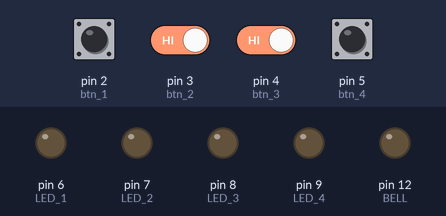
Bench run of a sketch on a simulated Arduino Uno, built with avr-gcc and run on an emulated ATmega328P. On the bench: output pins drawn as LEDs (lit = HIGH). The test bench sets the inputs (shaded band); at power-on: pin 2 (btn_1), pin 3 (btn_2), pin 4 (btn_3), pin 5 (btn_4) HIGH.

Above: at 1.2 s.
1.3 s: pin 2 (btn_1) pulled LOW for 0.15 s
At 2.3 s:
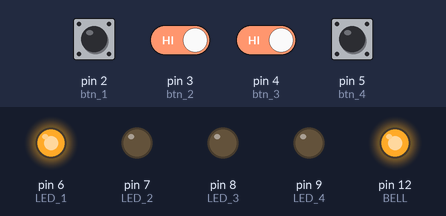
2.9 s: pin 3 (btn_2) driven LOW and pin 4 (btn_3) driven LOW
5.9 s: pin 3 (btn_2) driven HIGH
At 7.3 s:
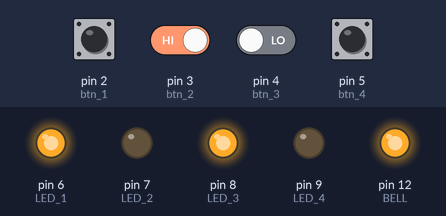
7.8 s: pin 4 (btn_3) driven HIGH
10.8 s: pin 5 (btn_4) pulled LOW for 1 s
At 12.3 s:
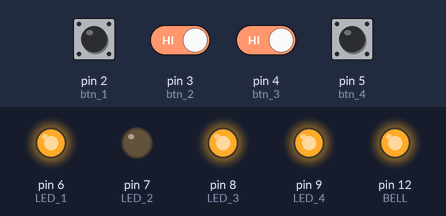
13.3 s: pin 3 (btn_2) driven LOW
At 17.1 s:
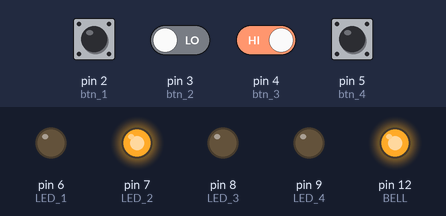
Timing chart, 0 to 17.3 s (numbered marks = the images above; inputs shaded):
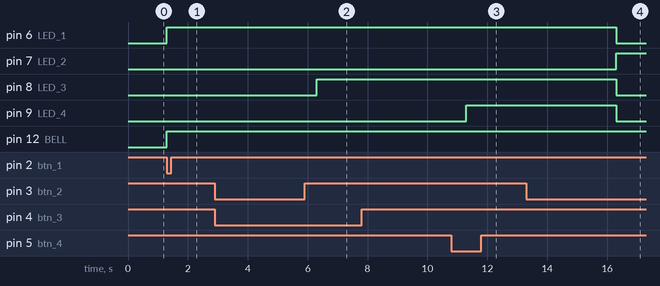

Measured:
- after the input at 1.3 s, pin 6 (LED_1), pin 12 (BELL): LOW → HIGH at once
- after the input at 2.9 s, every drawn part: stays the same
- after the input at 5.9 s, pin 7 (LED_2): stays LOW (without the input it goes to HIGH after 0.40 s); pin 8 (LED_3): LOW → HIGH after 0.40 s
- after the input at 7.8 s, every drawn part: stays the same
- after the input at 10.8 s, pin 6 (LED_1), pin 8 (LED_3): stays HIGH (without the input it goes to LOW after 0.50 s); pin 9 (LED_4): LOW → HIGH after 0.50 s
- after the input at 13.3 s, pin 7 (LED_2): LOW → HIGH after 3.0 s

The sketch:

GameShow.ino
```cpp
/*
 * nút_(1..4)    -->>    D(2..5)
 * led_(1..4)    -->>    D(6..9)
 * chuông        -->>    D12
 *
 */

#define btn_1 2
#define btn_2 3
#define btn_3 4
#define btn_4 5

#define LED_1 6
#define LED_2 7
#define LED_3 8
#define LED_4 9

#define BELL 12

void setup() {
  pinMode(LED_1, OUTPUT);
  pinMode(LED_2, OUTPUT);
  pinMode(LED_3, OUTPUT);
  pinMode(LED_4, OUTPUT);
  pinMode(BELL,  OUTPUT);

  pinMode(btn_1, INPUT_PULLUP);
  pinMode(btn_2, INPUT_PULLUP);
  pinMode(btn_3, INPUT_PULLUP);
  pinMode(btn_4, INPUT_PULLUP);

}

void loop() {
  Start();

  while(digitalRead(btn_1)==0){
    Team_1(5000);
  }

  while(digitalRead(btn_2)==0){
    Team_2(5000);
  }

  while(digitalRead(btn_3)==0){
    Team_3(5000);
  }

  while(digitalRead(btn_4)==0){
    Team_4(5000);
  }

}


void Start(){
  digitalWrite(LED_1, LOW);
  digitalWrite(LED_2, LOW);
  digitalWrite(LED_3, LOW);
  digitalWrite(LED_4, LOW);
}

void Team_1(int Time){
  digitalWrite(LED_1, HIGH);
  digitalWrite(BELL, HIGH);
  delay(Time);
}

void Team_2(int Time){
  digitalWrite(LED_2, HIGH);
  digitalWrite(BELL, HIGH);
  delay(Time);
}

void Team_3(int Time){
  digitalWrite(LED_3, HIGH);
  digitalWrite(BELL, HIGH);
  delay(Time);
}

void Team_4(int Time){
  digitalWrite(LED_4, HIGH);
  digitalWrite(BELL, HIGH);
  delay(Time);
}
```
